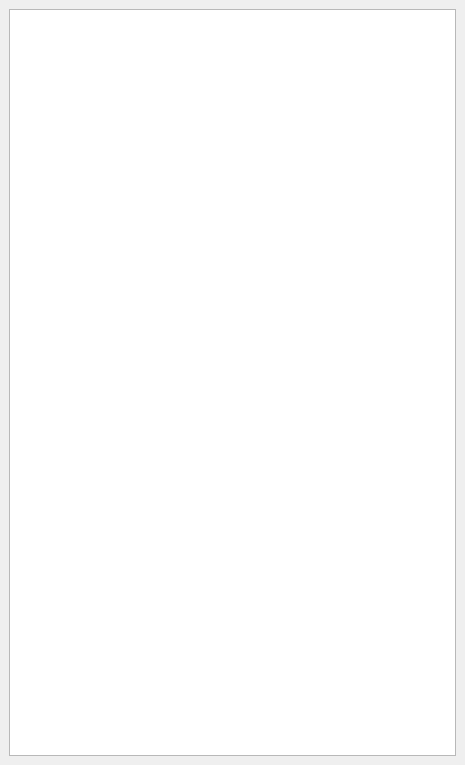
<?xml version="1.0" encoding="UTF-8"?>
<ui version="4.0">
 <class>MainWindow</class>
 <widget class="QMainWindow" name="MainWindow">
  <property name="geometry">
   <rect>
    <x>0</x>
    <y>0</y>
    <width>465</width>
    <height>765</height>
   </rect>
  </property>
  <property name="windowTitle">
   <string>MainWindow</string>
  </property>
  <widget class="QWidget" name="centralwidget">
   <layout class="QVBoxLayout" name="verticalLayout">
    <item>
     <widget class="QListWidget" name="listWidget"/>
    </item>
   </layout>
  </widget>
 </widget>
 <resources/>
 <connections/>
</ui>
